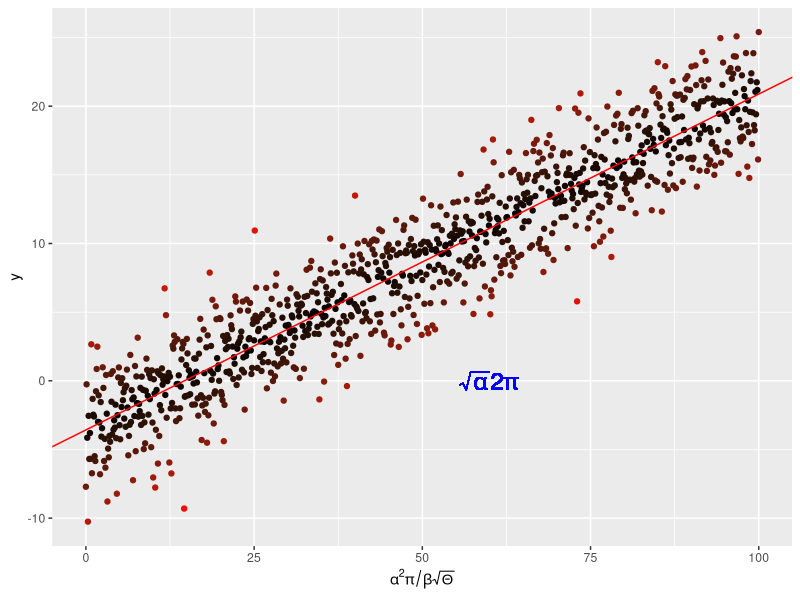

Here is the R script that generated this plot:
#install.packages("ggplot2")
require(ggplot2) # load the ggplot2 package

# try mathematical annotation of an axis as well as within the plot area
# create some linear regression data
x <- seq(0, 100, by = 0.1)
y <- -4. + 0.25 * x +
  rnorm(length(x), mean = 0., sd = 2.5)

# and put them in a dataframe
my_data <- data.frame(x = x, y = y)

# perform a linear regression
my_lm <- summary(lm(y ~ x, data = my_data))

# plot the data
pdf("../results/MyLinReg.pdf")
p <-  ggplot(my_data, aes(x = x, y = y,
                          colour = abs(my_lm$residual))
) +
  geom_point() +
  scale_colour_gradient(low = "black", high = "red") +
  theme(legend.position = "none") +
  scale_x_continuous(
    expression(alpha^2 * pi / beta * sqrt(Theta)))

# add the regression line
p <- p + geom_abline(
  intercept = my_lm$coefficients[1][1],
  slope = my_lm$coefficients[2][1],
  colour = "red")
# throw some math on the plot
p <- p + geom_text(aes(x = 60, y = 0,
                       label = "sqrt(alpha) * 2* pi"), 
                   parse = TRUE, size = 6, 
                   colour = "blue")

print(p)
dev.off()